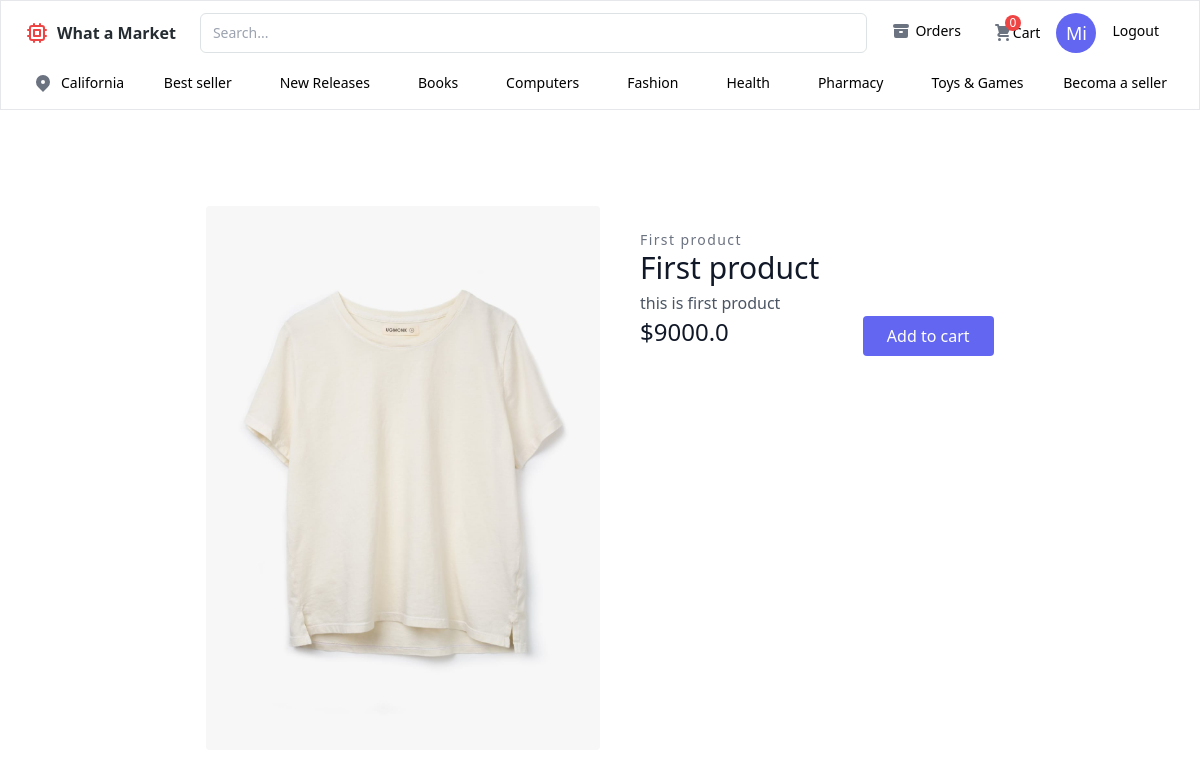
The app's page /product/detail/1 (signed in) with its own data.
### Phase2/app/models.py (models this page shows)
class User(UserMixin , db.Model):
    __tablename__ = "users"
    id = db.Column(db.Integer , primary_key=True)
    username = db.Column(db.String(150), unique=True, nullable=False)
    email = db.Column(db.String(150), unique=True, nullable=False)
    password = db.Column(db.String(256),nullable=False)
    is_admin = db.Column(db.Boolean , default=False)
    orders = db.relationship("Order", backref="user", lazy=True)
    cart_items = db.relationship("CartItem", backref="user", lazy=True)

class Product(db.Model):
    __tablename__ = "products"
    id  = db.Column(db.Integer , primary_key=True)
    name = db.Column(db.String(150), nullable=False)
    description = db.Column(db.Text , nullable=False)
    price = db.Column(db.Float , nullable=False)
    stock = db.Column(db.Integer , default=0)
    image = db.Column(db.String(256))

### Phase2/app/__init__.py (the view)
     @app.route("/product/detail/<int:id>")
     def detail(id):
          product = Product.query.filter_by(id=id).first()
          CartItems = CartItem.query.filter_by(user_id=current_user.id).all()
          return render_template("detail.html", product=product,cartData=CartItems)

### Phase2/templates/detail.html (shortened to what this page needs)
{% extends "base.html" %}
{% block content %}
{% include "nav.html" %}
<section class="text-gray-600 body-font overflow-hidden">
    <div class="container px-5 py-24 mx-auto">
      <div class="lg:w-4/5 mx-auto flex flex-wrap">
        <img alt="ecommerce" class="lg:w-1/2 w-full lg:h-auto h-64 object-cover object-center rounded" src="{{ url_for('uploaded_file', filename=product.image.split('uploads/')[-1]) }}" ">
        <div class="lg:w-1/2 w-full lg:pl-10 lg:py-6 mt-6 lg:mt-0">
          <h2 class="text-sm title-font text-gray-500 tracking-widest">{{product.name}}</h2>
          <h1 class="text-gray-900 text-3xl title-font font-medium mb-1">{{product.name}}</h1>
          <p class="leading-relaxed">{{product.description}}</p>
          <div class="flex">
            <span class="title-font font-medium text-2xl text-gray-900">${{product.price}}</span>
            <button class="flex ml-auto text-white bg-indigo-500 border-0 py-2 px-6 focus:outline-none hover:bg-indigo-600 rounded">
             <a href="{{url_for("addToCart", id=product.id)}}">
            Add to cart
            </a>
            </button>
          </div>
        </div>
      </div>
    </div>
  </section>
{% endblock %}

### Phase2/templates/nav.html (shortened to what this page needs)
<div class="bg-white">
    <div class="border py-3 px-6">
      <div class="flex justify-between">
        <div class="flex items-center">
          <a href="{{url_for("home")}}" class="ml-2 font-semibold text-[#252C32]">What a Market</a>
        </div>
        <div class="ml-6 flex flex-1 gap-x-3">
          <input type="text"  class="w-full rounded-md border border-[#DDE2E4] px-3 py-2 text-sm" placeholder="Search..." />
        </div>
        <div class="ml-2 flex">
          {% if current_user.is_authenticated %}
          <a href="{{url_for("orders")}}">
            <div class="flex cursor-pointer items-center gap-x-1 rounded-md py-2 px-4 hover:bg-gray-100">
              <svg xmlns="http://www.w3.org/2000/svg" class="h-5 w-5 text-gray-500" viewBox="0 0 20 20" fill="currentColor">
                <path d="M4 3a2 2 0 100 4h12a2 2 0 100-4H4z" />
                <path fill-rule="evenodd" d="M3 8h14v7a2 2 0 01-2 2H5a2 2 0 01-2-2V8zm5 3a1 1 0 011-1h2a1 1 0 110 2H9a1 1 0 01-1-1z" clip-rule="evenodd" />
              </svg>
              <span class="text-sm font-medium">Orders</span>
            </div>
          </a>
          {% endif %}
          <div class="flex cursor-pointer items-center gap-x-1 rounded-md py-2 px-4 hover:bg-gray-100">
            <a href="{{url_for("cart")}}" class="flex">
              <div class="relative">
                <span class="absolute -top-2 -right-2 flex h-4 w-4 items-center justify-center rounded-full bg-red-500 p-2 text-xs text-white">
                  {{cartData | length}}
                </span>
              </div>
              <span class="text-sm font-medium">Cart</span>
            </a>
          </div>
          {% if not current_user.username %}
          <div class="ml-2 flex cursor-pointer items-center gap-x-1 rounded-md border py-2 px-4 hover:bg-gray-100">
           <a href="{{url_for('auth.login')}}">
               <span class="text-sm font-medium">Sign in</span>
           </a>
          </div>
           {% else %}
           <div class="inline-flex items-center justify-center w-[40px] h-[40px] text-[18px] text-white bg-indigo-500 rounded-full">
            {{current_user.username[0:2]}}
        </div>
           {% endif %}
        </div>
        {% if current_user.is_authenticated %}
          <a href="{{url_for("auth.logout")}}">
            <div class="flex cursor-pointer items-center gap-x-1 rounded-md py-2 px-4 hover:bg-gray-100">
              <span class="text-sm font-medium">Logout</span>
            </div>
          </a>
          {% endif %}
      </div>
      <div class="mt-4 flex items-center justify-between">
        <div class="flex gap-x-2 py-1 px-2">
          <svg xmlns="http://www.w3.org/2000/svg" class="h-5 w-5 text-gray-500" viewBox="0 0 20 20" fill="currentColor">
            <path fill-rule="evenodd" d="M5.05 4.05a7 7 0 119.9 9.9L10 18.9l-4.95-4.95a7 7 0 010-9.9zM10 11a2 2 0 100-4 2 2 0 000 4z" clip-rule="evenodd" />
          </svg>
          <span class="text-sm font-medium">California</span>
        </div>
        <div class="flex gap-x-8">
          <span class="cursor-pointer rounded-sm py-1 px-2 text-sm font-medium hover:bg-gray-100">Best seller</span>
          <span class="cursor-pointer rounded-sm py-1 px-2 text-sm font-medium hover:bg-gray-100">New Releases</span>
          <span class="cursor-pointer rounded-sm py-1 px-2 text-sm font-medium hover:bg-gray-100">Books</span>
          <span class="cursor-pointer rounded-sm py-1 px-2 text-sm font-medium hover:bg-gray-100">Computers</span>
          <span class="cursor-pointer rounded-sm py-1 px-2 text-sm font-medium hover:bg-gray-100">Fashion</span>
          <span class="cursor-pointer rounded-sm py-1 px-2 text-sm font-medium hover:bg-gray-100">Health</span>
          <span class="cursor-pointer rounded-sm py-1 px-2 text-sm font-medium hover:bg-gray-100">Pharmacy</span>
          <span class="cursor-pointer rounded-sm py-1 px-2 text-sm font-medium hover:bg-gray-100">Toys & Games</span>
        </div>
        <span class="cursor-pointer rounded-sm py-1 px-2 text-sm font-medium hover:bg-gray-100">Becoma a seller</span>
      </div>
    </div>
  </div>

### records on screen
User: username "Mi"
Product: image (picture), name "First product", description "this is first product", price "9000.0"

### other values on screen
{{ cartData | length }} "0"
